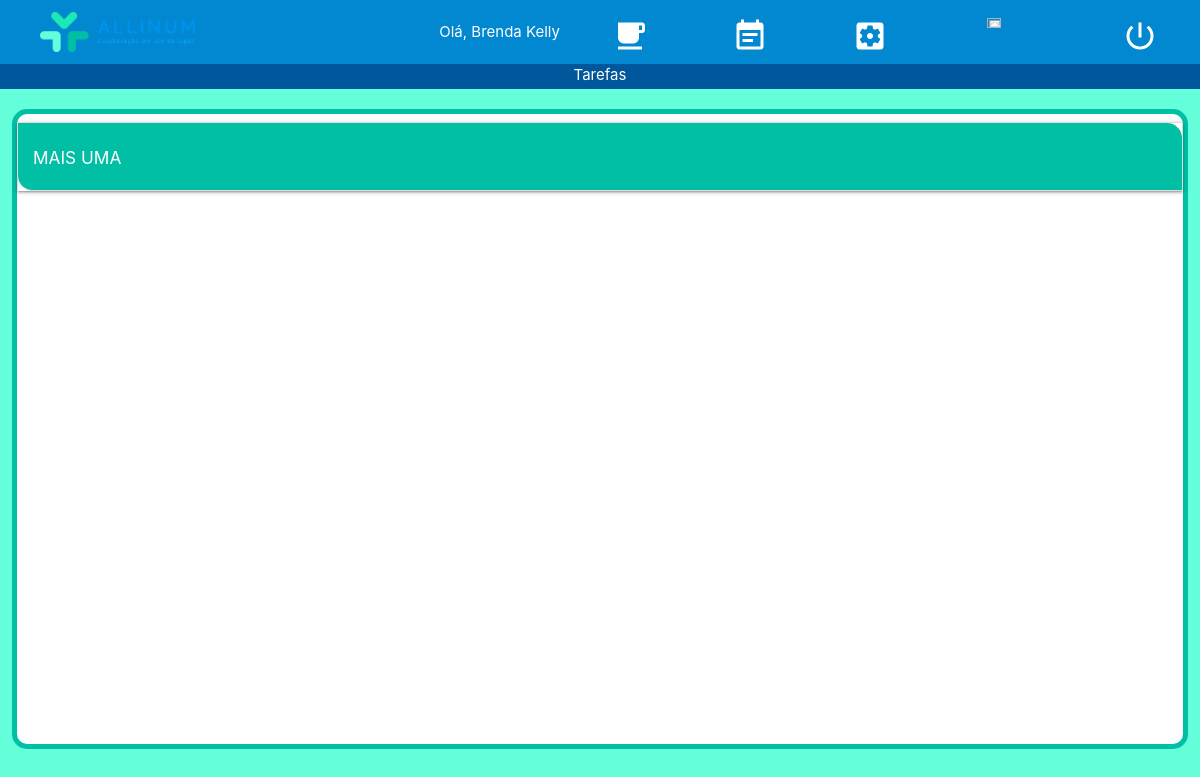
Page /visao_tarefa/ (signed in) on the earlier database version.
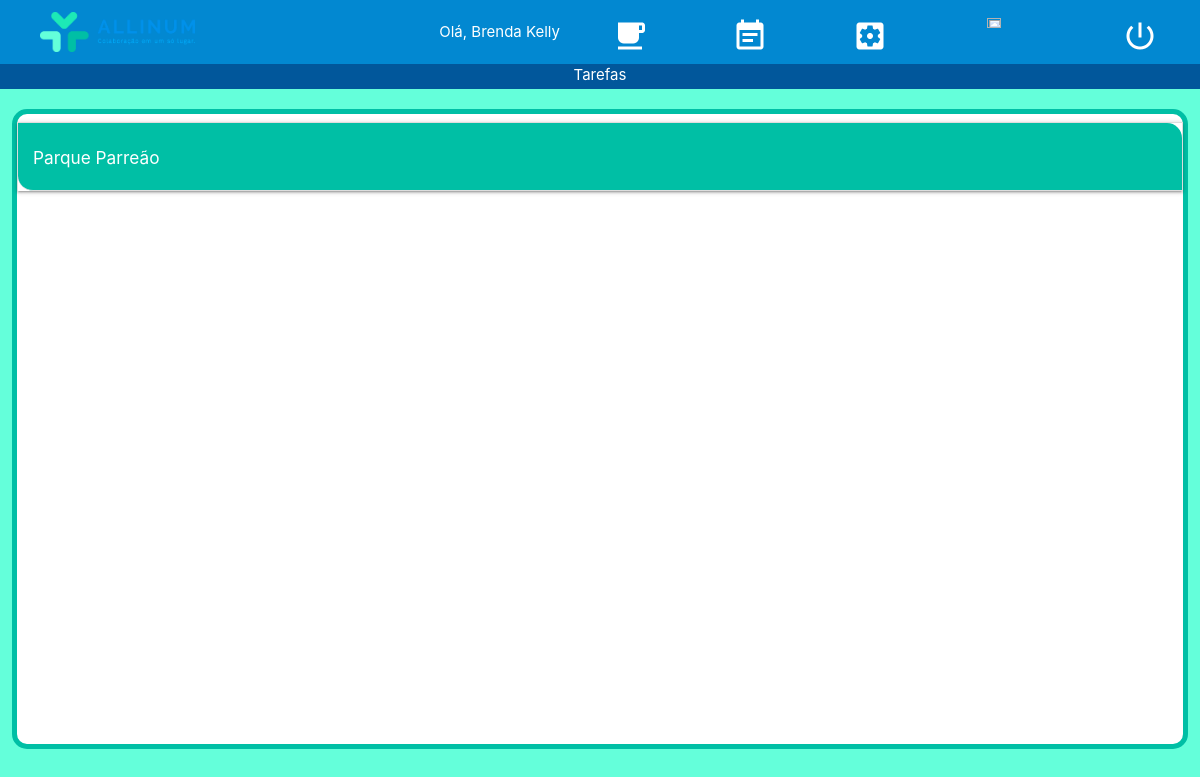
Same page on the later database version.
### usuarios/models.py (models this page shows)
class Projeto(models.Model):
    titulo = models.TextField(max_length=100, null=False)
    descricao = models.TextField(max_length=400, null=False)
    lider = models.ForeignKey(User, on_delete=models.CASCADE)
    membros = models.ManyToManyField(Membro)
    ult_alt = models.TextField(max_length=100, null=True)
    data_ult_alt = models.DateField(null=True)

### usuarios/views.py (the view)
# urls.py: url(r'^visao_tarefa/$', tarefa_visao, name='visao_tarefa'),
@login_required
def tarefa_visao(request, template_name="visao_tarefas.html"):
    user = request.user
    if user.is_superuser:
        projetos = Projeto.objects.all()
    else:
        projetos = Projeto.objects.filter(membros__user_id=user.id)
    tarefas = Tarefa.objects.all()
    categorias = Categoria.objects.all()
    context = {"projetos": projetos, "tarefas":tarefas, "categorias":categorias}
    return render(request, template_name, context)

### templates/visao_tarefas.html (shortened to what this page needs)
{% extends 'baseTemplate.html' %}
{% block titulo %}
    Tarefas
{% endblock titulo %}
{% block conteudo %}
    <div class="row">
        <div class="col s12">
            <ul class="collapsible">
                {% for projeto in projetos %}
                <li>
                    <div class="collapsible-header teal accent-4 white-text" style="border-radius: 0px 15px 0px 15px;"> <h6> {{ projeto.titulo }} </h6> </div>
                </li>
                {% endfor %}
            </ul>
        </div>
    </div>
{% endblock conteudo %}

Differences in the rows shown:
removed Projeto: titulo "MAIS UMA"
added Projeto: titulo "Parque Parreão"
